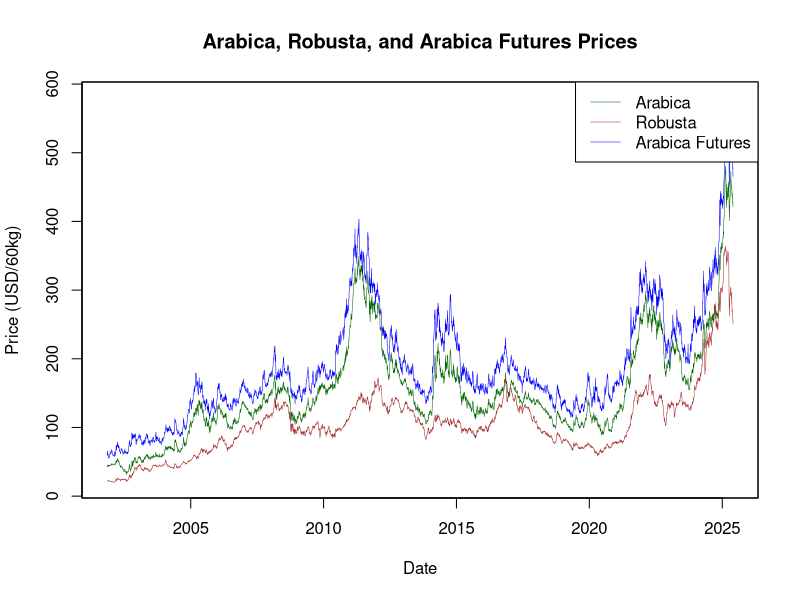

R code for this plot: (Note: this script raises an error after producing the figure.)
##########################################################################################################
#                                         GRAPHS
##########################################################################################################

# Load or install required packages
required_packages <- c("readr", "dplyr", "xts", "zoo")
# Note we need xts --> Since we are dealing with irregular time series!

installed <- required_packages %in% installed.packages()
if (any(!installed)) {
  install.packages(required_packages[!installed])
}
invisible(lapply(required_packages, library, character.only = TRUE))

##########################################################################################################
###                              Graph 1: Coffe prices with futures prices                             ### 
##########################################################################################################


# Read and prepare data
coffee_data <- read_csv("Raw_Data/Coffee_Data_Set.csv") %>%
  mutate(Date = as.Date(Date, format = "%Y-%m-%d")) %>%
  arrange(Date)

# Create xts objects indexed by Date
arabica_xts <- xts(coffee_data$Price_Arabica, order.by = coffee_data$Date)
robusta_xts <- xts(coffee_data$Price_Robusta, order.by = coffee_data$Date)
arabica_futures_xts <- xts(coffee_data$Close_USD_60kg, order.by = coffee_data$Date)
usd_real_exchange_xts <- xts(coffee_data$PTAX, order.by = coffee_data$Date)

# Merge all series into one xts object
merged_prices <- merge(arabica_xts, robusta_xts, arabica_futures_xts)
colnames(merged_prices) <- c("Arabica", "Robusta", "Arabica Futures")

# Save the plot as PNG
png("Processed_Data/graph_1_coffee_prices_with_futures.png", width = 1200, height = 600)

# Plot all series on the same graph
plot.zoo(
  merged_prices,
  plot.type = "single",
  col = c("darkgreen", "brown", "blue"),
  lwd = 0.5,
  ylab = "Price (USD/60kg)",
  xlab = "Date",
  main = "Arabica, Robusta, and Arabica Futures Prices"
)

# Add legend
legend("topright", legend = colnames(merged_prices),
       col = c("darkgreen", "brown", "blue"), lty = 1, lwd = 0.5)

# Close the PNG device
dev.off()


##########################################################################################################
##                                         Graph 2: Log Return of Variable of Interest                  ##
##########################################################################################################


# Calculate log returns
arabica_log_returns <- diff(log(arabica_spot_price_xts))
robusta_log_returns <- diff(log(robusta_spot_price_xts))
arabica_future_log_returns <- diff(log(arabica_future_price_xts))
usd_real_exchange_log_returns <- diff(log(usd_real_exchange_xts))


# Save multiple plots in one PNG file
png("Processed_Data/graph_2_log_coffee_prices_with_futures_exchange_rate.png", width = 1200, height = 800)
par(mfrow = c(2, 2))  # 3 rows, 1 column of plots

# Plot Arabica log returns
plot(na.omit(arabica_log_returns),
     main = "Arabica Coffee Log Returns",
     ylab = "Log Returns",
     col = "darkgreen",
     lwd = 1)

# Plot Robusta log returns
plot(na.omit(robusta_log_returns),
     main = "Robusta Coffee Log Returns",
     ylab = "Log Returns",
     col = "brown",
     lwd = 1)

# Plot Arabica futures log returns
plot(na.omit(arabica_future_log_returns),
     main = "Arabica Futures Log Returns",
     ylab = "Log Returns",
     col = "blue",
     lwd = 1)


# Plot Arabica futures log returns
plot(na.omit(usd_real_exchange_log_returns),
     main = "Exchange Rate Log Returns",
     ylab = "Log Returns",
     col = "purple",
     lwd = 1)

# Close PNG device
dev.off()